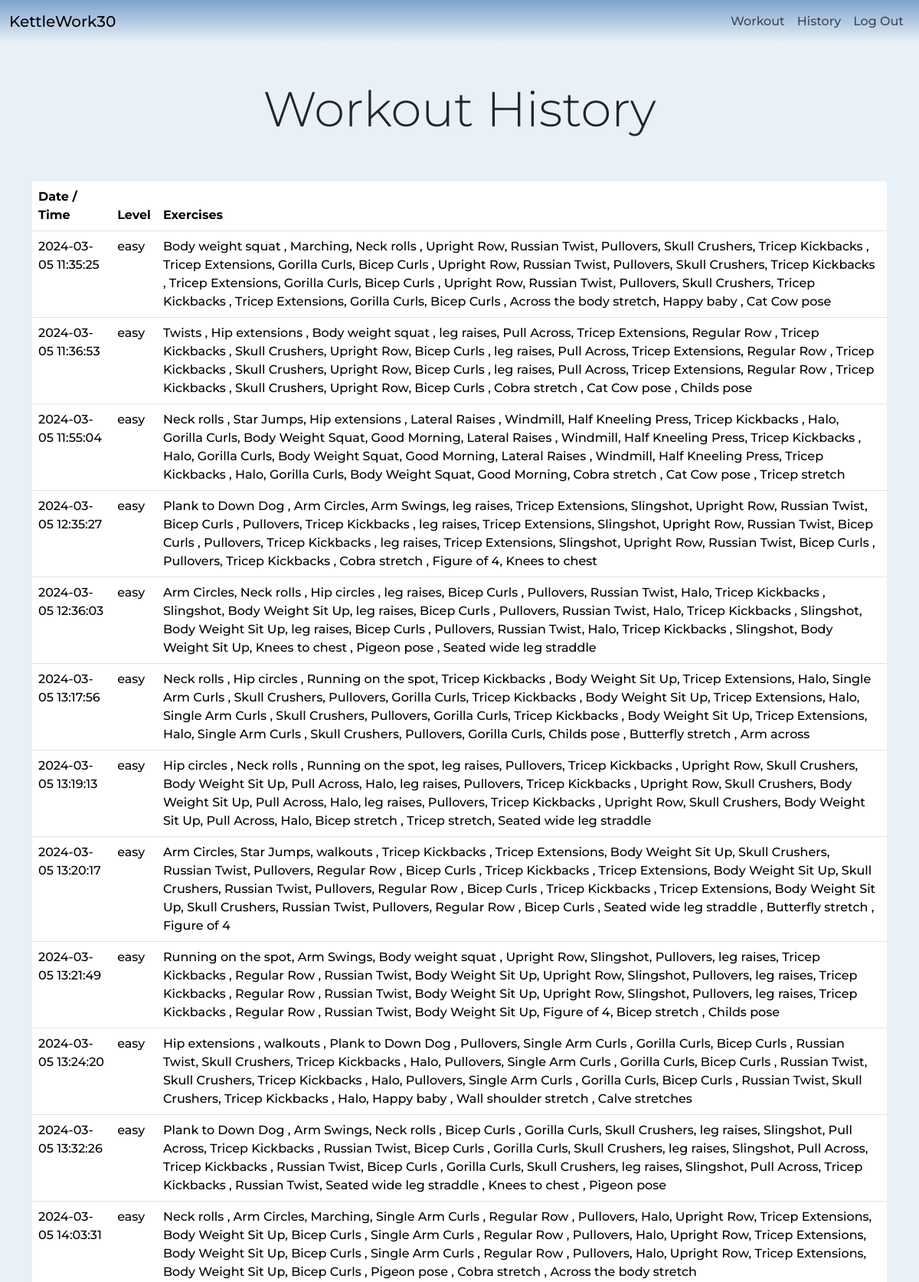
Screenshot of /history (signed in, upper part) with the database file from the repository.
### tables this page shows
CREATE TABLE history (id INTEGER PRIMARY KEY, user_id INTEGER, Timestamp DATETIME DEFAULT CURRENT_TIMESTAMP, level TEXT, names TEXT, FOREIGN KEY (user_id) REFERENCES users (id) ON DELETE CASCADE);

### app.py (the view)
@app.route("/history")
@login_required
def history():
    histories = []
    workouts = db.execute("SELECT * FROM history WHERE user_id = ?", session["user_id"])
    if not workouts:
        return apology("no portfolio", 400)
    for workout in workouts:
        each_workout = {}
        each_workout["level"] = workout["level"]
        each_workout["names"] = workout["names"]
        each_workout["Timestamp"] = workout["Timestamp"]
        histories.append(workout)
    return render_template("history.html", histories=histories)

### app.py (called while the page is built)
@app.after_request
def after_request(response):
    response.headers["Cache-Control"] = "no-cache, no-store, must-revalidate"
    response.headers["Expires"] = 0
    response.headers["Pragma"] = "no-cache"
    return response

### helpers.py (called while the page is built)
def login_required(f):
    @wraps(f)
    def decorated_function(*args, **kwargs):
        if session.get("user_id") is None:
            return redirect("/login")
        return f(*args, **kwargs)
    return decorated_function

### templates/history.html (shortened to what this page needs)
{% extends "layout.html" %}
{% block main %}
<div class="container center-content my-5">
    <h1 class="display-3">Workout History</h1>
</div>
<div class="container">
    <table class="table">
        <thead class="header">
            <tr>
                <th scope="col">Date / Time</th>
                <th scope="col">Level</th>
                <th scope="col">Exercises</th>
            </tr>
        </thead>
        <tbody>
            {% for history in histories %}
            <tr>
                <td>{{ history.Timestamp}}</td>
                <td>{{history.level}}</td>
                <td>{{ history.names }}</td>
            </tr>
            {%endfor%}
        </tbody>
    </table>
</div>
{% endblock %}

### templates/layout.html (shortened to what this page needs)
<!DOCTYPE html>
<html lang="en">
<head>
    <link href="https://cdn.jsdelivr.net/npm/bootstrap@5.3.2/dist/css/bootstrap.min.css" rel="stylesheet"
>
    <link href="/static/styles.css" rel="stylesheet">
</head>
<body class="custom-bg-color">
    <nav class="bg-navbar border navbar navbar-expand-md">
        <div class="container-fluid">
            <a class="navbar-brand mb-0 h1" href="/"><span>KettleWork30</span></a>
            <div class="collapse navbar-collapse" id="navbar">
                {% if session["user_id"] %}
                <ul class="navbar-nav ms-auto my-auto">
                    <li class="nav-item"><a class="nav-link" href="/workout">Workout</a></li>
                    <li class="nav-item"><a class="nav-link" href="/history">History</a></li>
                    <li class="nav-item"><a class="nav-link" href="/logout">Log Out</a></li>
                </ul>
                {% else %}
                <ul class="navbar-nav ms-auto my-auto">
                    <li class="nav-item"><a class="nav-link" href="/register">Register</a></li>
                    <li class="nav-item"><a class="nav-link" href="/login">Log In</a></li>
                </ul>
                {% endif %}
            </div>
        </div>
    </nav>
    <main class="container-fluid justify-content-center">
        {% block main %}{% endblock %}
    </main>
</body>
</html>

### static/styles.css (style rules this page uses)
.center-content { display: flex; justify-content: center; align-items: center; text-align: center; }
.custom-bg-color { background-color: #e8f1f8; font-family: "Montserrat", sans-serif; font-optical-sizing: auto; font-weight: 500; font-style: normal; }
.bg-navbar { background-image: linear-gradient(to bottom, #7ea2cc, #e8f1f8); border: 0 !important; box-shadow: none; }

### rows the page displays
history: Timestamp "2024-03-05 11:35:25", level "easy", names "Body weight squat , Marching, Neck rolls , Upright Row, Russian Twist, Pullovers, Skull Crushers, Tricep Kickbacks , Tricep Extensions, Gorilla Curls, Bicep Curls , Upright Row, Russian Twist, Pullovers, Skull Crushers, Tricep Kickbacks , Tricep Extensions, Gorilla Curls, Bicep Curls , Upright Row, Russian Twist, Pullovers, Skull Crushers, Tricep Kickbacks , Tricep Extensions, Gorilla Curls, Bicep Curls , Across the body stretch, Happy baby , Cat Cow pose"
history: Timestamp "2024-03-05 11:36:53", level "easy", names "Twists , Hip extensions , Body weight squat , leg raises, Pull Across, Tricep Extensions, Regular Row , Tricep Kickbacks , Skull Crushers, Upright Row, Bicep Curls , leg raises, Pull Across, Tricep Extensions, Regular Row , Tricep Kickbacks , Skull Crushers, Upright Row, Bicep Curls , leg raises, Pull Across, Tricep Extensions, Regular Row , Tricep Kickbacks , Skull Crushers, Upright Row, Bicep Curls , Cobra stretch , Cat Cow pose , Childs pose"
history: Timestamp "2024-03-05 11:55:04", level "easy", names "Neck rolls , Star Jumps, Hip extensions , Lateral Raises , Windmill, Half Kneeling Press, Tricep Kickbacks , Halo, Gorilla Curls, Body Weight Squat, Good Morning, Lateral Raises , Windmill, Half Kneeling Press, Tricep Kickbacks , Halo, Gorilla Curls, Body Weight Squat, Good Morning, Lateral Raises , Windmill, Half Kneeling Press, Tricep Kickbacks , Halo, Gorilla Curls, Body Weight Squat, Good Morning, Cobra stretch , Cat Cow pose , Tricep stretch"
history: Timestamp "2024-03-05 12:35:27", level "easy", names "Plank to Down Dog , Arm Circles, Arm Swings, leg raises, Tricep Extensions, Slingshot, Upright Row, Russian Twist, Bicep Curls , Pullovers, Tricep Kickbacks , leg raises, Tricep Extensions, Slingshot, Upright Row, Russian Twist, Bicep Curls , Pullovers, Tricep Kickbacks , leg raises, Tricep Extensions, Slingshot, Upright Row, Russian Twist, Bicep Curls , Pullovers, Tricep Kickbacks , Cobra stretch , Figure of 4, Knees to chest"
history: Timestamp "2024-03-05 12:36:03", level "easy", names "Arm Circles, Neck rolls , Hip circles , leg raises, Bicep Curls , Pullovers, Russian Twist, Halo, Tricep Kickbacks , Slingshot, Body Weight Sit Up, leg raises, Bicep Curls , Pullovers, Russian Twist, Halo, Tricep Kickbacks , Slingshot, Body Weight Sit Up, leg raises, Bicep Curls , Pullovers, Russian Twist, Halo, Tricep Kickbacks , Slingshot, Body Weight Sit Up, Knees to chest , Pigeon pose , Seated wide leg straddle"
history: Timestamp "2024-03-05 13:17:56", level "easy", names "Neck rolls , Hip circles , Running on the spot, Tricep Kickbacks , Body Weight Sit Up, Tricep Extensions, Halo, Single Arm Curls , Skull Crushers, Pullovers, Gorilla Curls, Tricep Kickbacks , Body Weight Sit Up, Tricep Extensions, Halo, Single Arm Curls , Skull Crushers, Pullovers, Gorilla Curls, Tricep Kickbacks , Body Weight Sit Up, Tricep Extensions, Halo, Single Arm Curls , Skull Crushers, Pullovers, Gorilla Curls, Childs pose , Butterfly stretch , Arm across"
history: Timestamp "2024-03-05 13:19:13", level "easy", names "Hip circles , Neck rolls , Running on the spot, leg raises, Pullovers, Tricep Kickbacks , Upright Row, Skull Crushers, Body Weight Sit Up, Pull Across, Halo, leg raises, Pullovers, Tricep Kickbacks , Upright Row, Skull Crushers, Body Weight Sit Up, Pull Across, Halo, leg raises, Pullovers, Tricep Kickbacks , Upright Row, Skull Crushers, Body Weight Sit Up, Pull Across, Halo, Bicep stretch , Tricep stretch, Seated wide leg straddle"
history: Timestamp "2024-03-05 13:20:17", level "easy", names "Arm Circles, Star Jumps, walkouts , Tricep Kickbacks , Tricep Extensions, Body Weight Sit Up, Skull Crushers, Russian Twist, Pullovers, Regular Row , Bicep Curls , Tricep Kickbacks , Tricep Extensions, Body Weight Sit Up, Skull Crushers, Russian Twist, Pullovers, Regular Row , Bicep Curls , Tricep Kickbacks , Tricep Extensions, Body Weight Sit Up, Skull Crushers, Russian Twist, Pullovers, Regular Row , Bicep Curls , Seated wide leg straddle , Butterfly stretch , Figure of 4"
history: Timestamp "2024-03-05 13:21:49", level "easy", names "Running on the spot, Arm Swings, Body weight squat , Upright Row, Slingshot, Pullovers, leg raises, Tricep Kickbacks , Regular Row , Russian Twist, Body Weight Sit Up, Upright Row, Slingshot, Pullovers, leg raises, Tricep Kickbacks , Regular Row , Russian Twist, Body Weight Sit Up, Upright Row, Slingshot, Pullovers, leg raises, Tricep Kickbacks , Regular Row , Russian Twist, Body Weight Sit Up, Figure of 4, Bicep stretch , Childs pose"
history: Timestamp "2024-03-05 13:24:20", level "easy", names "Hip extensions , walkouts , Plank to Down Dog , Pullovers, Single Arm Curls , Gorilla Curls, Bicep Curls , Russian Twist, Skull Crushers, Tricep Kickbacks , Halo, Pullovers, Single Arm Curls , Gorilla Curls, Bicep Curls , Russian Twist, Skull Crushers, Tricep Kickbacks , Halo, Pullovers, Single Arm Curls , Gorilla Curls, Bicep Curls , Russian Twist, Skull Crushers, Tricep Kickbacks , Halo, Happy baby , Wall shoulder stretch , Calve stretches"
history: Timestamp "2024-03-05 13:32:26", level "easy", names "Plank to Down Dog , Arm Swings, Neck rolls , Bicep Curls , Gorilla Curls, Skull Crushers, leg raises, Slingshot, Pull Across, Tricep Kickbacks , Russian Twist, Bicep Curls , Gorilla Curls, Skull Crushers, leg raises, Slingshot, Pull Across, Tricep Kickbacks , Russian Twist, Bicep Curls , Gorilla Curls, Skull Crushers, leg raises, Slingshot, Pull Across, Tricep Kickbacks , Russian Twist, Seated wide leg straddle , Knees to chest , Pigeon pose"
history: Timestamp "2024-03-05 14:03:31", level "easy", names "Neck rolls , Arm Circles, Marching, Single Arm Curls , Regular Row , Pullovers, Halo, Upright Row, Tricep Extensions, Body Weight Sit Up, Bicep Curls , Single Arm Curls , Regular Row , Pullovers, Halo, Upright Row, Tricep Extensions, Body Weight Sit Up, Bicep Curls , Single Arm Curls , Regular Row , Pullovers, Halo, Upright Row, Tricep Extensions, Body Weight Sit Up, Bicep Curls , Pigeon pose , Cobra stretch , Across the body stretch"
